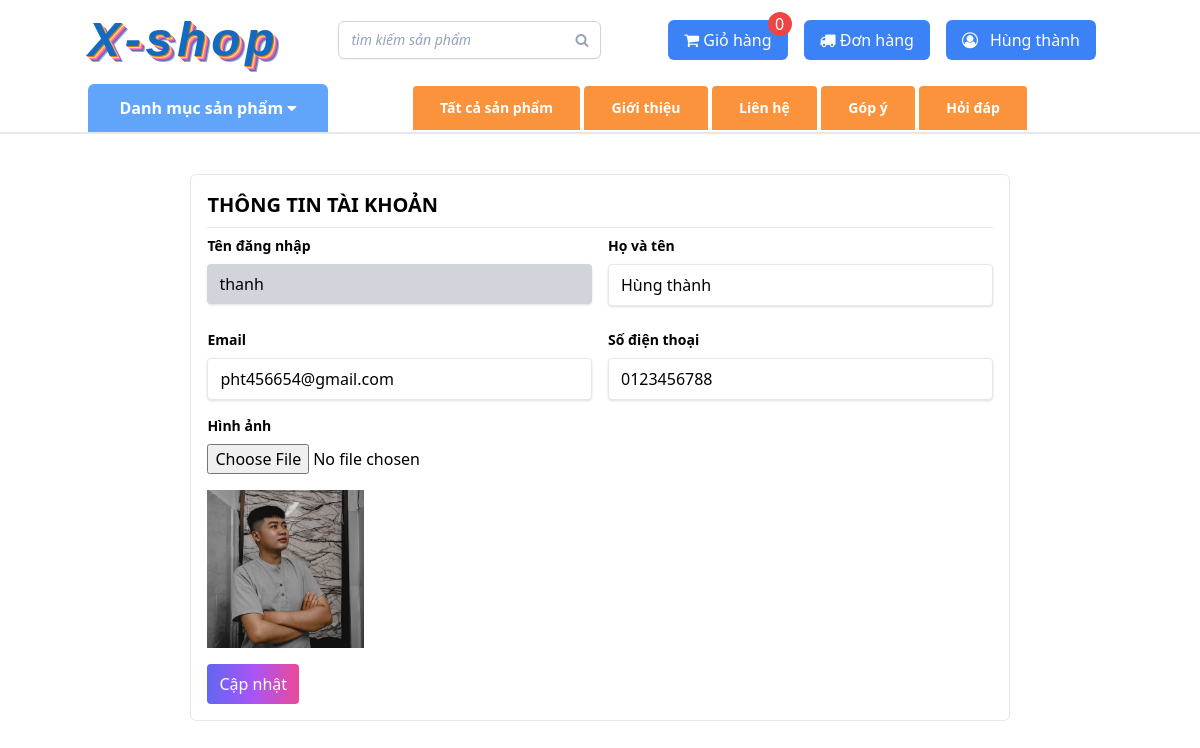
The app's page /site/tai_khoan/cap_nhat_tk.php (signed in) with its own data.
### tables this page shows
CREATE TABLE `khach_hang` (
  `ma_kh` varchar(50) NOT NULL,
  `mat_khau` varchar(50) NOT NULL,
  `ho_ten` varchar(50) NOT NULL,
  `sdt` varchar(10) NOT NULL,
  `kich_hoat` int(9) NOT NULL,
  `hinh` varchar(255) DEFAULT NULL,
  `email` varchar(50) NOT NULL,
  `vai_tro` int(9) NOT NULL
);

### site/tai_khoan/cap_nhat_tk.php (called while the page is built, shortened)
<?php
require_once "../../global.php";
require_once "../../Dao/PDO.php";
require_once "../../Dao/khach_hang.php";
extract($_REQUEST);
if (exist_parma('cap_nhat_tk')) {
    extract($_REQUEST);
    if(!empty($cap_nhat)){
        $check = 1;
        global $email_err, $name_err, $phone_err;
        $user = khach_hang_select_by_id($ma_kh);
        $check_email = khach_hang_select_by_email($email);
        if (!preg_match(regex_name(), slugify($name)) || strlen($name) == 0) {
            $name_err = '<div class="text-red-500">Bạn phải nhập từ 3 đến 20 kí tự, không có kí tự đặt biệt</div>';
            $check = 0;
        }
        if (!filter_var($email, FILTER_VALIDATE_EMAIL) || strlen($email) == 0) {
            $email_err = '<div class="text-red-500">Phải đúng định dạng email</div>';
            $check = 0;
        }elseif ($user['email']!=$email) {
            if (!empty($check_email)) {
                $email_err = '<div class="text-red-500">Email đăng nhập đã được dùng</div>';
                $check = 0;
            }
        }
        if (!preg_match(regex_phone(), $phone)) {
            $phone_err = '<div class="text-red-500">Số điện thoại phải 10 kí tự</div>';
            $check = 0;
        }
        if($check == 1){
            try {
                if (!empty($_FILES["upload"]["name"])) {
                    $hinh = save_file('upload', $UPLOAD_USER_URL);
                } else {
                    $hinh = $hinh_cu;
                }
                khach_hang_cap_nhat_tai_khoan($name, $phone, $hinh, $email, $ma_kh);
                $newuser = khach_hang_select_by_id($ma_kh);
                $_SESSION['user'] = $newuser;
                $MESS = '<div class="border rounded-md p-4 bg-green-200">
                            <h2 class=" text-xl font-semibold">Cập nhật tài khoản thành công</h2>
                        </div>';
            } catch (Exception $exc) {
                $MESS = '<div class="border rounded-md p-2 bg-red-200">
                            <h2 class=" text-xl font-semibold">Cập nhật tài khoản thất bại</h2>
                        </div>';
            }
        }else{
            $MESS = '<div class="border rounded-md p-2 bg-red-200">
                    <h2 class=" text-xl font-semibold">Cập nhật tài khoản thất bại</h2>
                </div>';
        }
    }
    $newuser = khach_hang_select_by_id($_SESSION['user']['ma_kh']);
    $VIEW_NAME =  './cap_nhat_tk_form.php';
} else {
    $newuser = khach_hang_select_by_id($_SESSION['user']['ma_kh']);
}
require '../layout.php';

### Dao/PDO.php (called while the page is built, shortened)
<?php
function pdo_get_connection()
{
    $servername = "localhost";
    $username = "root";
    $password = "";
    try {
        $conn = new PDO("mysql:host=$servername;dbname=xshop", $username, $password);
        $conn->setAttribute(PDO::ATTR_ERRMODE, PDO::ERRMODE_EXCEPTION);
        return $conn;
    } catch (PDOException $e) {
        echo "Connection failed: " . $e->getMessage();
    }
}
function pdo_query_one($sql)
{
    $sql_args = array_slice(func_get_args(), 1);
    try {
        $conn = pdo_get_connection();
        $stmt = $conn->prepare($sql);
        $stmt->execute($sql_args);
        $row = $stmt->fetch(PDO::FETCH_ASSOC);
        return $row;
    } catch (PDOException $e) {
        throw $e;
    } finally {
        unset($conn);
    }
}

### Dao/khach_hang.php (called while the page is built, shortened)
<?php
require_once '../../Dao/PDO.php';
    function khach_hang_select_by_id($ma_kh) {
        $sql = "SELECT * FROM `khach_hang` WHERE `ma_kh` = ?";
        return pdo_query_one($sql,$ma_kh);
    }
?>

### site/tai_khoan/cap_nhat_tk_form.php (the view, shortened to what this page needs)
<section>
    <div class="container m-auto pt-1 lg:pt-6 pb-2 min-h-screen">
        <form action="../tai_khoan/cap_nhat_tk.php?cap_nhat_tk" class="w-full p-2 m-auto border rounded-md lg:w-4/5 lg:p-4" enctype="multipart/form-data" method="post" id="cap_nhat_tk">
            <h2 class=" text-base lg:text-xl font-bold uppercase pb-2 border-b">Thông tin tài khoản</h2>
            <div class=" lg:flex gap-4 py-2 texts">
                <div class="mb-2 lg:mb-4 lg:w-1/2">
                    <label class="block text-grey-darker text-sm font-bold mb-2" for="">Tên đăng nhập <span class="checkMakh-re text-red-600"></span></label>
                    <input name="ma_kh" type="text" class=" border-none bg-gray-300 focus:border-none active:border-none  ten-dang-nhap shadow appearance-none border rounded w-full py-2 px-3 text-grey-darker" readonly value="<?= $user['ma_kh'] ?>">
                </div>
                <div class="mb-2 lg:mb-4 lg:w-1/2">
                    <label class="block text-grey-darker text-sm font-bold mb-2" for="">Họ và tên <span class="checkName-re text-red-600"></span></label>
                    <input  type="text" class="name-re shadow appearance-none border rounded w-full py-2 px-3 text-grey-darker" name="name"  value="<?= $newuser['ho_ten'] ?>">
                </div>
            </div>
            <div class="lg:flex gap-4">
                <div class="mb-2 lg:mb-4  lg:w-1/2">
                    <label class="block text-grey-darker text-sm font-bold mb-2" for="">Email <span class="checkEmail-re text-red-600"></span></label>
                    <input type="text" class="email-re shadow appearance-none border rounded w-full py-2 px-3 text-grey-darker" name="email" value="<?= $newuser['email'] ?>">
                </div>
                <div class="mb-2 lg:mb-4  lg:w-1/2">
                    <label class="block text-grey-darker text-sm font-bold mb-2" for="">Số điện thoại <span class="checkPhone-re text-red-600"></span></label>
                    <input type="text" class="phone-re shadow appearance-none border rounded w-full py-2 px-3 text-grey-darker" name="phone"  value="<?= $newuser['sdt'] ?>">
                </div>
            </div>
            <div class="mb-2 lg:mb-4  ">
                <label class="block text-grey-darker text-sm font-bold mb-2" for="">Hình ảnh</label>
                <input type="file" name="upload" id="imgUpload" accept="image/*">
            </div>
            <div class="img-product w-1/5">
                <img style="display: block;" src="../../uploaded/user/<?= $newuser['hinh'] ?>" alt="" id="imgSrc">
            </div>
            <input name="cap_nhat" type="submit" value="Cập nhật" class=" cursor-pointer mt-4 rounded text-center px-3 py-2  m-auto bg-gradient-to-r from-indigo-500 via-purple-500 to-pink-500 hover:bg-blue-600 text-white">
        </form>
    </div>
</section>

### site/layout/menu.php (shortened to what this page needs)
<?php
$user = false;
if (!empty($_SESSION['user'])) {
    $user = $_SESSION['user'];
}
?>
<header>
    <nav class=" bg-white border-b-2">
        <div class="container m-auto  pt-3 ">
            <div class="flex justify-between items-center md:flex-wrap sm:relative">
                <div class="logo">
                    <a class=" text-blue-700 italic lg:text-5xl text-2xl font-bold text-center" href="../trang_chinh/">X-shop</a>
                </div>
                <form action="../hang_hoa/liet_ke.php?keyword" class=" relative flex items-center bg-white border border-slate-300 rounded-md py-2 pl-3 pr-3 shadow-sm focus:outline-none focus:ring-1 sm:text-sm md:flex-initial ">
                    <input class="seach placeholder:italic placeholder:text-slate-400 w-56 block focus:outline-none focus:border-sky-500 focus:ring-sky-500 " placeholder="tìm kiếm sản phẩm" type="text" name="keyword" />
                    <button class=" ml-auto"><i class=" fa fa-search text-slate-400" aria-hidden="true"></i></button>
                </form>
                <div class="lg:flex lg:flex-row lg:top-0 lg:shadow-none z-10 items-menu items-center lg:relative absolute hidden flex-col gap-2 top-12 right-0 bg-white p-2 shadow-blue-300 shadow-sm rounded-md text-sm lg:text-base">
                    <a href="../gio_hang/index.php" class=" relative bg-blue-500 text-white py-2 px-4 mr-2 rounded-md hover:bg-blue-700  "><span class=" absolute flex items-center justify-center -top-2 -right-1 bg-red-500 w-6 h-6 rounded-full so-san-pham">0</span> <i class="fa fa-shopping-cart" aria-hidden="true"></i> Giỏ hàng</a>
                    <a href="../gio_hang/index.php?list" class=" bg-blue-500 text-white py-2 px-4  mr-2 rounded-md hover:bg-blue-700 "><i class="fa fa-truck" aria-hidden="true"></i> Đơn hàng</a>
                    <p class="<?= (empty($user)) ? 'op-dangnhap' : 'show' ?> cursor-pointer bg-blue-500 text-white py-2 px-4  mr-2 rounded-md hover:bg-blue-700 "><i class="fa fa-user-circle-o pr-3 " aria-hidden="true"></i><?= (empty($user)) ? 'Đăng nhập' : $user['ho_ten'] ?> </p>
                </div>
            </div>
        </div>
        <div class="container m-auto">
        <div class="flex pt-4 m-auto">
            <div class=" relative">
                <h2 class=" font-bold text-sm py-3 w-40 lg:text-base lg:w-60 text-center rounded-t-md cursor-pointer bg-blue-400 text-white show-cate">Danh mục sản phẩm <i class="fa fa-caret-down" aria-hidden="true"></i>
                </h2>
            </div>
            <div class=" gap-1 hidden lg:flex text-white text-center justify-between w-3/5 items-center m-auto text-sm font-semibold ">
                <a href="../hang_hoa/liet_ke.php" class=" bg-orange-400 flex-auto py-3 rounded-t hover:bg-orange-600">Tất cả sản phẩm</a>
                <a href="../trang_chinh/index.php?gioi_thieu" class=" bg-orange-400 flex-auto py-3 rounded-t hover:bg-orange-600">Giới thiệu</a>
                <a href="../trang_chinh/index.php?lien_he" class=" bg-orange-400 flex-auto py-3 rounded-t hover:bg-orange-600">Liên hệ</a>
                <a href="../trang_chinh/index.php?gop_y" class=" bg-orange-400 flex-auto  py-3 rounded-t hover:bg-orange-600">Góp ý</a>
                <a href="../trang_chinh/index.php?hoi_dap" class=" bg-orange-400 flex-auto  py-3 rounded-t hover:bg-orange-600">Hỏi đáp</a>
            </div>
        </div>
        </div>
    </nav>
</header>

### content/css/header.css (style rules this page uses)
header { z-index: 10; }
header .logo a { font-family: "Lucida Sans", "Lucida Sans Regular", "Lucida Grande", "Lucida Sans Unicode", Geneva, Verdana, sans-serif; text-shadow: -15px 5px 20px #1969e0; letter-spacing: 0.1em; color: #146ac0; text-shadow: 1px 1px 0px #ca8320, 2px 2px 0px #ffd662, 3px 3px 0px #ff80bf, 4px 4px 0px #ef5097, 5px 5px 0px #6868ac, 6px 6px 0px #90b1e0; }

### records on screen
khach_hang: ho_ten "Hùng thành", ma_kh "thanh", name "Hùng thành", email "pht456654@gmail.com", phone "0123456788", hinh (picture)
